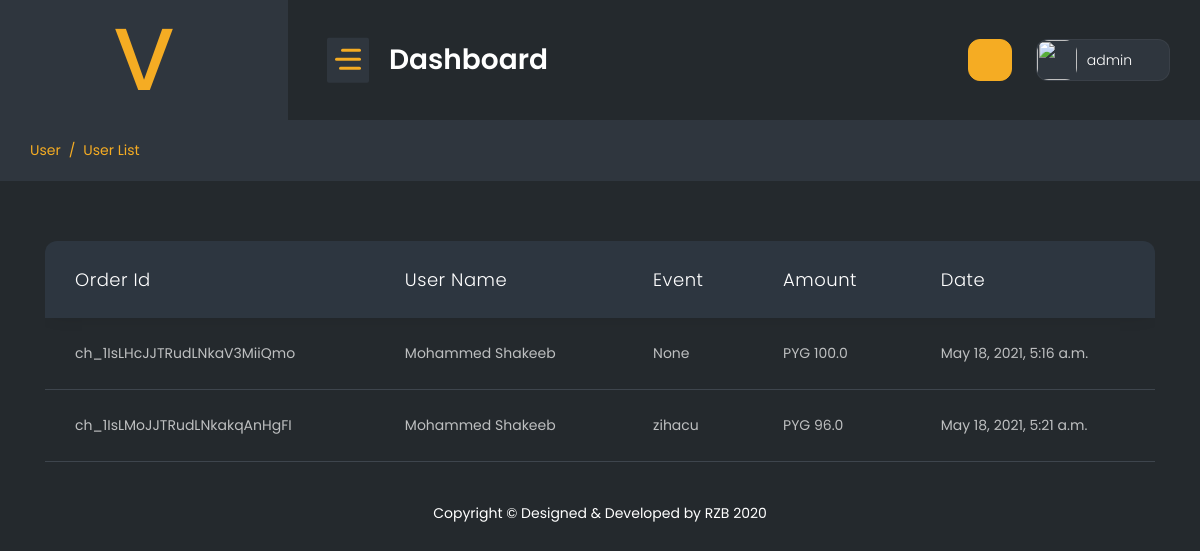
Screenshot of /superadmintransition (signed in) with the database file from the repository.
### webapp/models.py (models this page shows)
class Transactions(models.Model):
    Transaction_id = models.AutoField(primary_key=True)
    user_id = models.ForeignKey(User_Signup , on_delete=models.SET_NULL,blank=True,null=True)
    event_id= models.ForeignKey(Event , on_delete=models.SET_NULL,blank=True,null=True)
    order_id = models.CharField(max_length=255, default="")
    createdDate = models.DateTimeField(auto_now_add=True, blank=True)
    totalAmount = models.FloatField(default=0.0)
    status =models.CharField(max_length=100, choices=PAYMENT , default="Pending")

class User_Signup(models.Model):
    user_id = models.AutoField(primary_key=True)
    Name = models.CharField(max_length=255, default="")
    Surname = models.CharField(max_length=255, default="")
    Ci = models.CharField(max_length=255, default="")
    Ruc = models.CharField(max_length=255, default="")
    Gender = models.CharField(max_length=20, default="")
    Phones = models.CharField(max_length=20, default="")
    Email = models.EmailField(max_length=255, default="")
    Direction = models.CharField(max_length=255, default="")
    City =  models.CharField(max_length=255, default="")
    Birth_date  = models.DateField()
    Creation = models.DateTimeField(auto_now_add=True, blank=True)
    Password = models.TextField(max_length=500 , default="")
    Token = models.CharField(max_length=40, default="")
    def __str__(self):
        return self.Name

class Event(models.Model):
    EventId = models.AutoField(primary_key=True)
    EventName = models.CharField(max_length=255, default="")
    Cost = models.FloatField(default=0.0)
    Registration_start = models.DateField()
    Registration_end = models.DateField()
    Runner_quantity = models.IntegerField(default=0)
    Event_logo = models.ImageField(upload_to='Eventlogo/',default="SuperAdmin/dummy.jpg")
    Status = models.CharField(max_length=50, default="")
    EventTypeId = models.ForeignKey(Event_Type , on_delete=models.SET_NULL,blank=True,null=True)
    Description = models.TextField(default="")
    created = models.DateTimeField(auto_now_add=True, blank=True)
    distance=models.FloatField(default="")
    def __str__(self):
        return self.EventName

### webapp/views.py (the view)
# urls.py: path('superadmintransition',superadmintransition.as_view(),name="superadmintransition"),
class superadmintransition(View):
    def get(self,request):
        if not request.session.has_key('adminid'):
            return redirect("/superadminlogin")
        try:
            data = Transactions.objects.all()
            return render(request ,'superadmin/transition.html',{'data':data})
        except:
            return redirect("/superadmin")

### templates/superadmin/transition.html (shortened to what this page needs)
{% extends "superadmin/base.html" %}
{% load static %}
{% block body %}
<div class="container-fluid">
    <div class="page-titles">
        <ol class="breadcrumb">
            <li class="breadcrumb-item active"><a href="javascript:void(0)">User</a></li>
            <li class="breadcrumb-item"><a href="javascript:void(0)">User List</a></li>
        </ol>
    </div>
    <div class="row">
        <div class="col-lg-12">
        <div class="col-lg-12">
            <div class="table-responsive">
                <table id="example-5" class="table display mb-4  fs-14">
                    <thead>
                        <tr>
                            <th>Order Id</th>
                            <th>User Name</th>
                            <th>Event</th>
                            <th>Amount</th>
                            <th>date</th>
                        </tr>
                    </thead>
                    <tbody>
                        {% for d in data%}
                        <tr>
                            <td>{{d.order_id}}</td>
                            <td>{{d.user_id}}</td>
                            <td>{{d.event_id}}</td>
                            <td>PYG {{d.totalAmount}}</td>
                            <td>{{d.createdDate}}</td>
                        </tr>
                        {% endfor %}
                    </tbody>
                </table>
            </div>
        </div>
    </div>
</div>
{% endblock body %}

### rows the page displays
Transactions: order_id "ch_1IsLHcJJTRudLNkaV3MiiQmo", user_id "Mohammed Shakeeb", event_id "None", totalAmount "100.0", createdDate "May 18, 2021, 5:16 a.m."
Transactions: order_id "ch_1IsLMoJJTRudLNkakqAnHgFI", user_id "Mohammed Shakeeb", event_id "zihacu", totalAmount "96.0", createdDate "May 18, 2021, 5:21 a.m."

### other values shown
{{ request.session.adminname }} "admin"
